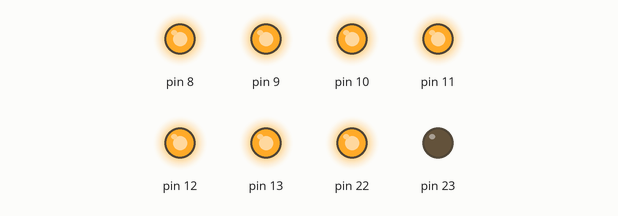
A sketch run on a simulated Arduino Uno, built with avr-gcc and run on an emulated ATmega328P. Parts: output pins drawn as LEDs (lit = HIGH).

Above: at 1.0 s.
At 5.5 s:
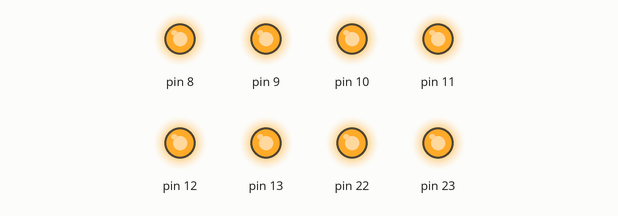
Timing chart, 0 to 6.9 s (numbered marks = the images above):
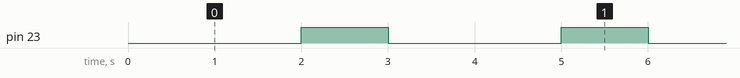

Measured:
- by itself, pin 23: alternates HIGH for 1.0 s and LOW for 2.0 s

The sketch:

mascaraANDOR.ino
```cpp
//Autor:Darío Jorge Iglesias
#include<avr/IO.h>
void setup()
{
DDRB =0b11111111;//PB7 pin 13 OUT
PORTB=0B11111111;//Todo pin a 5V
}
void loop()
{
PORTB =PORTB & 0x7F;//0b01111111
delay(2000);
PORTB =PORTB | 0x80;//0b10000000
delay(1000);
}
```
